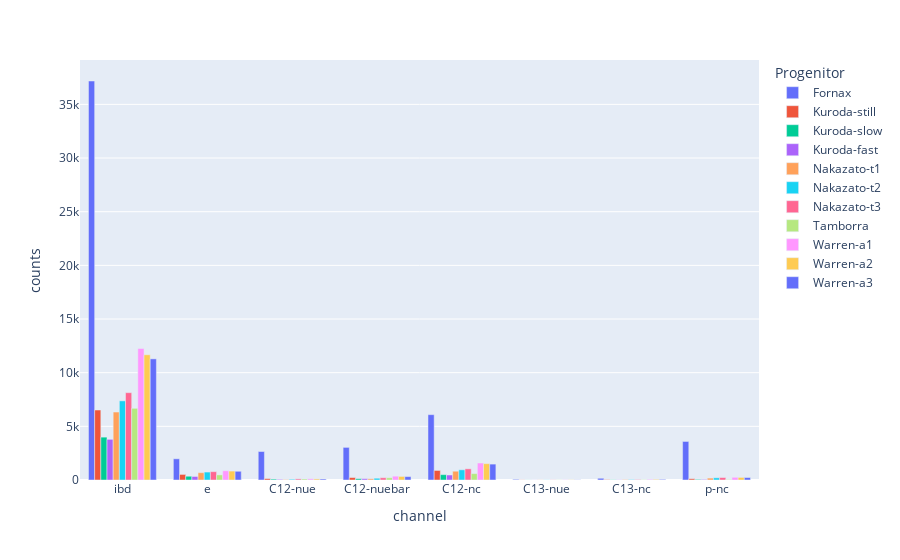

Notebook code for this chart:
### Code cell
bars = px.bar(events, x='channel', y='counts', 
              color='Progenitor', barmode='group')
bars

### Figure 1 — Plotly figure (JSON) as saved in the notebook; plotly's stock layout.template omitted (floating-point values rounded to 4 significant figures)
{"data": [{"alignmentgroup": "True", "hovertemplate": "Progenitor=Fornax<br>channel=%{x}<br>counts=%{y}<extra></extra>", "legendgroup": "Fornax", "marker": {"color": "#636efa", "pattern": {"shape": ""}}, "name": "Fornax", "offsetgroup": "Fornax", "orientation": "v", "showlegend": true, "textposition": "auto", "type": "bar", "x": ["ibd", "e", "C12-nue", "C12-nuebar", "C12-nc", "C13-nue", "C13-nc", "p-nc"], "xaxis": "x", "y": [37180.0, 1975.0, 2656.0, 3040.0, 6087.0, 60.49, 161.5, 3592.0], "yaxis": "y"}, {"alignmentgroup": "True", "hovertemplate": "Progenitor=Kuroda-still<br>channel=%{x}<br>counts=%{y}<extra></extra>", "legendgroup": "Kuroda-still", "marker": {"color": "#EF553B", "pattern": {"shape": ""}}, "name": "Kuroda-still", "offsetgroup": "Kuroda-still", "orientation": "v", "showlegend": true, "textposition": "auto", "type": "bar", "x": ["ibd", "e", "C12-nue", "C12-nuebar", "C12-nc", "C13-nue", "C13-nc", "p-nc"], "xaxis": "x", "y": [6520.0, 520.3, 129.0, 229.1, 888.7, 12.22, 34.33, 117.4], "yaxis": "y"}, {"alignmentgroup": "True", "hovertemplate": "Progenitor=Kuroda-slow<br>channel=%{x}<br>counts=%{y}<extra></extra>", "legendgroup": "Kuroda-slow", "marker": {"color": "#00cc96", "pattern": {"shape": ""}}, "name": "Kuroda-slow", "offsetgroup": "Kuroda-slow", "orientation": "v", "showlegend": true, "textposition": "auto", "type": "bar", "x": ["ibd", "e", "C12-nue", "C12-nuebar", "C12-nc", "C13-nue", "C13-nc", "p-nc"], "xaxis": "x", "y": [3994.0, 351.2, 83.61, 123.4, 499.8, 8.273, 20.66, 57.5], "yaxis": "y"}, {"alignmentgroup": "True", "hovertemplate": "Progenitor=Kuroda-fast<br>channel=%{x}<br>counts=%{y}<extra></extra>", "legendgroup": "Kuroda-fast", "marker": {"color": "#ab63fa", "pattern": {"shape": ""}}, "name": "Kuroda-fast", "offsetgroup": "Kuroda-fast", "orientation": "v", "showlegend": true, "textposition": "auto", "type": "bar", "x": ["ibd", "e", "C12-nue", "C12-nuebar", "C12-nc", "C13-nue", "C13-nc", "p-nc"], "xaxis": "x", "y": [3790.0, 329.1, 59.22, 123.0, 465.6, 7.474, 19.28, 52.74], "yaxis": "y"}, {"alignmentgroup": "True", "hovertemplate": "Progenitor=Nakazato-t1<br>channel=%{x}<br>counts=%{y}<extra></extra>", "legendgroup": "Nakazato-t1", "marker": {"color": "#FFA15A", "pattern": {"shape": ""}}, "name": "Nakazato-t1", "offsetgroup": "Nakazato-t1", "orientation": "v", "showlegend": true, "textposition": "auto", "type": "bar", "x": ["ibd", "e", "C12-nue", "C12-nuebar", "C12-nc", "C13-nue", "C13-nc", "p-nc"], "xaxis": "x", "y": [6333.0, 680.8, 43.02, 113.9, 819.2, 10.01, 38.51, 176.9], "yaxis": "y"}, {"alignmentgroup": "True", "hovertemplate": "Progenitor=Nakazato-t2<br>channel=%{x}<br>counts=%{y}<extra></extra>", "legendgroup": "Nakazato-t2", "marker": {"color": "#19d3f3", "pattern": {"shape": ""}}, "name": "Nakazato-t2", "offsetgroup": "Nakazato-t2", "orientation": "v", "showlegend": true, "textposition": "auto", "type": "bar", "x": ["ibd", "e", "C12-nue", "C12-nuebar", "C12-nc", "C13-nue", "C13-nc", "p-nc"], "xaxis": "x", "y": [7374.0, 739.7, 71.04, 165.3, 951.4, 11.81, 42.93, 205.6], "yaxis": "y"}, {"alignmentgroup": "True", "hovertemplate": "Progenitor=Nakazato-t3<br>channel=%{x}<br>counts=%{y}<extra></extra>", "legendgroup": "Nakazato-t3", "marker": {"color": "#FF6692", "pattern": {"shape": ""}}, "name": "Nakazato-t3", "offsetgroup": "Nakazato-t3", "orientation": "v", "showlegend": true, "textposition": "auto", "type": "bar", "x": ["ibd", "e", "C12-nue", "C12-nuebar", "C12-nc", "C13-nue", "C13-nc", "p-nc"], "xaxis": "x", "y": [8136.0, 776.0, 103.7, 211.9, 1041.0, 13.25, 45.62, 227.7], "yaxis": "y"}, {"alignmentgroup": "True", "hovertemplate": "Progenitor=Tamborra<br>channel=%{x}<br>counts=%{y}<extra></extra>", "legendgroup": "Tamborra", "marker": {"color": "#B6E880", "pattern": {"shape": ""}}, "name": "Tamborra", "offsetgroup": "Tamborra", "orientation": "v", "showlegend": true, "textposition": "auto", "type": "bar", "x": ["ibd", "e", "C12-nue", "C12-nuebar", "C12-nc", "C13-nue", "C13-nc", "p-nc"], "xaxis": "x", "y": [6680.0, 475.2, 94.06, 210.7, 597.1, 11.58, 27.4, 44.39], "yaxis": "y"}, {"alignmentgroup": "True", "hovertemplate": "Progenitor=Warren-a1<br>channel=%{x}<br>counts=%{y}<extra></extra>", "legendgroup": "Warren-a1", "marker": {"color": "#FF97FF", "pattern": {"shape": ""}}, "name": "Warren-a1", "offsetgroup": "Warren-a1", "orientation": "v", "showlegend": true, "textposition": "auto", "type": "bar", "x": ["ibd", "e", "C12-nue", "C12-nuebar", "C12-nc", "C13-nue", "C13-nc", "p-nc"], "xaxis": "x", "y": [12250.0, 861.2, 112.1, 357.6, 1583.0, 17.52, 59.86, 250.9], "yaxis": "y"}, {"alignmentgroup": "True", "hovertemplate": "Progenitor=Warren-a2<br>channel=%{x}<br>counts=%{y}<extra></extra>", "legendgroup": "Warren-a2", "marker": {"color": "#FECB52", "pattern": {"shape": ""}}, "name": "Warren-a2", "offsetgroup": "Warren-a2", "orientation": "v", "showlegend": true, "textposition": "auto", "type": "bar", "x": ["ibd", "e", "C12-nue", "C12-nuebar", "C12-nc", "C13-nue", "C13-nc", "p-nc"], "xaxis": "x", "y": [11670.0, 832.0, 100.4, 332.4, 1522.0, 16.63, 57.8, 239.3], "yaxis": "y"}, {"alignmentgroup": "True", "hovertemplate": "Progenitor=Warren-a3<br>channel=%{x}<br>counts=%{y}<extra></extra>", "legendgroup": "Warren-a3", "marker": {"color": "#636efa", "pattern": {"shape": ""}}, "name": "Warren-a3", "offsetgroup": "Warren-a3", "orientation": "v", "showlegend": true, "textposition": "auto", "type": "bar", "x": ["ibd", "e", "C12-nue", "C12-nuebar", "C12-nc", "C13-nue", "C13-nc", "p-nc"], "xaxis": "x", "y": [11290.0, 812.5, 93.25, 316.7, 1481.0, 16.06, 56.41, 231.5], "yaxis": "y"}], "layout": {"barmode": "group", "legend": {"title": {"text": "Progenitor"}, "tracegroupgap": 0}, "margin": {"t": 60}, "xaxis": {"anchor": "y", "domain": [0, 1], "title": {"text": "channel"}}, "yaxis": {"anchor": "x", "domain": [0, 1], "title": {"text": "counts"}}}}
